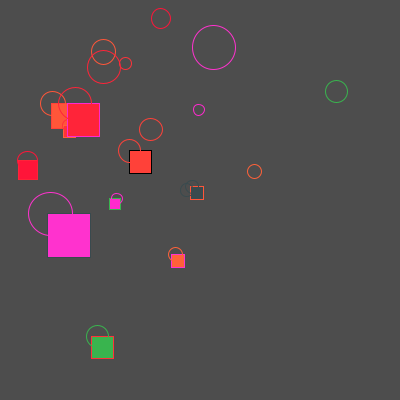
Frame 1 (no input)
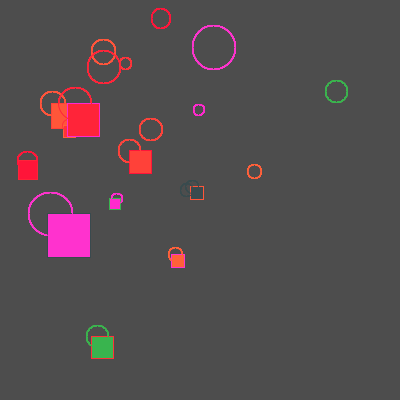
Frame 60 (the mouse pressed at the canvas centre just before this capture)
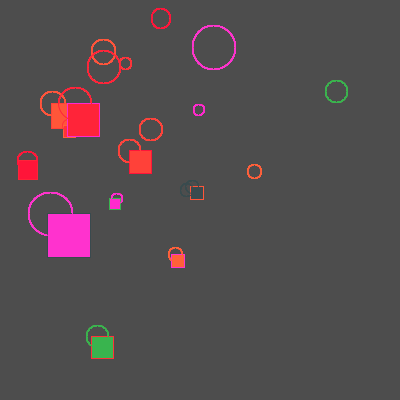
Frame 120 (the mouse held since frame 60 and released just before this capture)

The Processing sketch that drew these frames (run headless with seeded random() and noise(); from frame 60 on, the mouse is pressed at the canvas centre):

// Processing sketch: processing_93088
// ── processing_93088.pde

// © Laura Tjho
// 60-257 Hw Assignment 9 

float [] a = {
  random(0,200),
  random(0,200),
  random(0,200),
  random(0,200),
  random(0,200),
  random(0,200),
  random(0,200),
  random(0,200),
  random(0,200),
  random(0,200),
};

float [] b = {
  random(100,350),
  random(100,350),
  random(100,350),
  random(100,350),
  random(100,350),
  random(100,350),
  random(100,350),
  random(100,350),
  random(100,350),
  random(100,350),
};

float [] c = {
  random(10,40),
  random(10,40),
  random(10,50),
  random(10,50),
  random(10,80),
  random(10,80),
  random(10,60),
  random(10,60),
  random(10,40),
  random(10,40),
};

color [] col = {
  color(255, random(249), 57),
  color(255, random(110), 57),
  color(57, random(255), 78),
  color(255, random(57), 206),
  color(255, random(249), 57),
  color(255, random(110), 57),
  color(57, random(255), 78),
  color(255, random(57), 206),
  color(255, random(249), 57),
  color(255, random(110), 57),
};

void setup()
{
  size(400,400);
  background(77,77,77);
  smooth();
}

void draw()
{
  for (int i = 0; i < a.length; i++)
  {
    fill(col [i]);
    rect(a[i], b[i], c[i], c[i]);
    
    noFill();
    stroke(col[i]);
    ellipse(a[i]+i, b[i], c[i], c[i]);
    ellipse(b[i], a[i], c[i], c[i]);
  }
}
